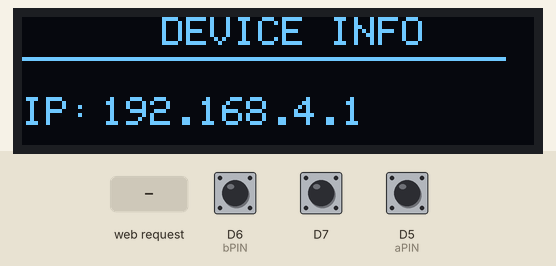
A sketch run on a simulated ESP8266 (NodeMCU). Parts: 128×32 one-colour display. Inputs (shaded band) come from the test bench; at power-on: D6 (bPIN) HIGH, D7 HIGH, D5 (aPIN) HIGH. What the sketch prints to the serial monitor is not drawn.

Above: at 0.2 s.
At 3.3 s:
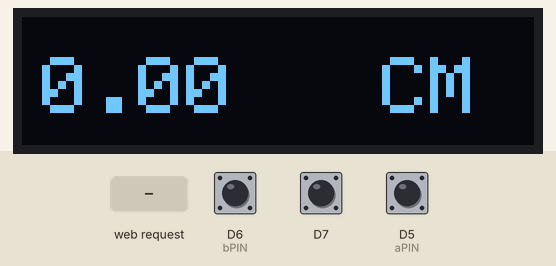
3.4 s: HTTP request GET / received
4.9 s: HTTP request GET /reset received
Timing chart, 0 to 7.9 s (numbered marks = the images above; inputs shaded):
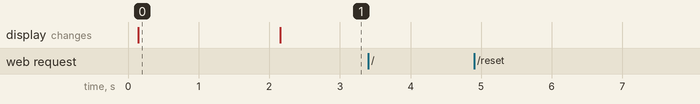

The sketch:

codingMiconV2.ino
```cpp
//Smart Tape Meter
#include <SPI.h>
#include <Wire.h>
#include <Adafruit_GFX.h>
#include <Adafruit_SSD1306.h>
#include <ESP8266WiFi.h>
#include <ESP8266WebServer.h>

//LCD*********************************
#define SCREEN_WIDTH 128 // OLED display width, in pixels
#define SCREEN_HEIGHT 32 // OLED display height, in pixels
#define OLED_RESET     -1 // Reset pin # (or -1 if sharing Arduino reset pin)
#define SCREEN_ADDRESS 0x3C ///< See datasheet for Address; 0x3D for 128x64, 0x3C for 128x32
Adafruit_SSD1306 display(SCREEN_WIDTH, SCREEN_HEIGHT, &Wire, OLED_RESET);

//encoder pins************************
const int aPIN = D5;
const int bPIN = D6;
const byte encoderType = 0;             // encoder with equal # of detents & pulses per rev
//const byte encoderType = 1;             // encoder with  pulses = detents/2. pick one, commment out the other
const int THRESH = (4 - (2 * encoderType)); // transitions needed to recognize a tick - type 0 = 4, type 1 = 2
const byte ZEERO = 0x80;                // byte data type doesn't do negative
volatile int currentValue = 0;
float dist = 0.0;
float lastDist = 0.0;
float P = 7;//Perimeter
float N = 20;//Encoder steps per revelation
byte CURRENT;                           // the current state of the switches
byte INDEX = 15;                        // Index into lookup state table
byte TOTAL = 0;
// Encoder state table - there are 16 possible transitions between interrupts
int ENCTABLE[]  = {0, 1, -1, 0, -1, 0, 0, 1, 1, 0, 0, -1, 0, -1, 1, 0};

int count = 0;
unsigned long oldTime = 0;

/* Put IP Address details */
IPAddress IP;
ESP8266WebServer server(80);
const char* ssid     = "VIMED";
const char* password = "VIMED123";

int btn=0;
int lastBtn=0;
void setup() {
  Serial.begin(115200);

  //display setup********************************************
  if (!display.begin(SSD1306_SWITCHCAPVCC, SCREEN_ADDRESS)) {
    Serial.println(F("SSD1306 allocation failed"));
    for (;;);
  }

  // Mengatur WiFi ----------------------------------------------------------
  Serial.println();
  Serial.print("Configuring access point...");
  WiFi.softAP(ssid, password);
  IP = WiFi.softAPIP();
  Serial.print("Alamat IP Access Point: ");
  Serial.println(IP);
  delay(100);
  server.on("/", HTTP_GET, handle_getDist);
  server.on("/reset", HTTP_GET, handle_reset);
  server.begin();
  Serial.println("HTTP server started");
  main_menu();
  delay(2000);

  //encoder pins setup**********************************************
  pinMode(aPIN, INPUT_PULLUP);
  pinMode(bPIN, INPUT_PULLUP);
  attachInterrupt(digitalPinToInterrupt(aPIN), Encoder, CHANGE);
  attachInterrupt(digitalPinToInterrupt(bPIN), Encoder, CHANGE);

  pinMode (D7, INPUT_PULLUP);
}

void loop() {
  server.handleClient();
  btn = digitalRead (D7);
  dist = 0.4 * (float)currentValue;
  if ((millis() - oldTime) > 100) {
    oldTime = millis();
    display.clearDisplay();
    display.setCursor(5, 10);
    display.setTextSize(2);
    display.setTextColor(SSD1306_WHITE);
    display.println(((String)dist));
    display.setCursor(90, 10);
    display.println(F("CM"));
    if (dist >= 50)dist = 0;
    display.display();
  }
  if (dist != lastDist) {
    Serial.println(dist);
    lastDist = dist;
  }
  if (btn != lastBtn) {
    Serial.println(btn);
    lastBtn = btn;
  }
  if(btn==0){
    currentValue=0;
  }
}

void handle_getDist() {
  Serial.println("Get Distance");
  server.send(200, "text/html", (String)dist);
}

void handle_reset() {
  currentValue = 0;
  Serial.println("Reset Distance");
  server.send(200, "text/plain", "0.00");
}

ICACHE_RAM_ATTR void Encoder() {        // pin change interrupts service routine. interrupts
  //     automatically disabled during execution
  INDEX     = INDEX << 2;               // Shift previous state left 2 bits (0 in)
  if (digitalRead (aPIN)) bitSet(INDEX, 0); // If aPIN is high, set INDEX bit 0
  if (digitalRead (bPIN)) bitSet(INDEX, 1); // If bPIN is high, set INDEX bit 1
  CURRENT = INDEX & 3;                  // CURRENT is the two low-order bits of INDEX
  INDEX &= 15;                          // Mask out all but prev and current
  // INDEX is now a four-bit index into the 16-byte ENCTABLE state table
  TOTAL += ENCTABLE[INDEX];             //Accumulate transitions
  if ((CURRENT == 3) || ((CURRENT == 0) && encoderType)) { //A valid tick can occur only at a detent
    if (TOTAL == (ZEERO + THRESH)) {
      currentValue--;
    }
    else if (TOTAL == (ZEERO - THRESH)) {
      currentValue++;
    }
    TOTAL = ZEERO;                      //Always reset TOTAL to 0x80 at detent
  }
}
```

gui.ino
```cpp
void main_menu(){
    display.clearDisplay();
    display.setTextSize(1);
    display.setTextColor(SSD1306_WHITE);
    display.setCursor(35, 0);
    display.println("DEVICE INFO");
    display.drawLine(0, 10, 120, 10, WHITE);
    display.setCursor(0, 20);
    display.println("IP:");
    display.setCursor(20, 20);
    display.println(IP);
    display.display();
}

void homescreen(){

}
```

Measured:
- after the input at 3.4 s, every drawn part: stays the same
- after the input at 4.9 s, every drawn part: stays the same
- what the display in image 0 shows lasts 2.1 s, from 0.1 s to 2.2 s
